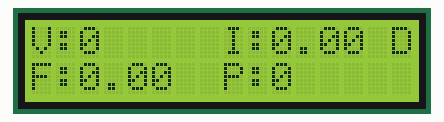
This sketch was run on a simulated ESP8266 (NodeMCU). On the bench: 16×2 character LCD. WiFi joins after 1.5 s; servers stay silent unless stated; uploads are accepted with an empty reply; what the sketch prints to the serial monitor is not drawn.

Above: at 1.1 s.

The sketch:

code_work_backup.ino
```cpp
#include <ESP8266WiFi.h>
#include <ESP8266HTTPClient.h>
#include <ArduinoJson.h>
#include <SimpleTimer.h>
#include <Wire.h>
#include <LiquidCrystal_I2C.h>
#include <ModbusMaster.h>  // Komunikasi RS232/485 (via RTU protocol)
#include <SoftwareSerial.h>  //  ( NODEMCU ESP8266 )

// komunikasi dengan PZEM-004T
SoftwareSerial pzem(D5,D6);  // (TX,RX) NodeMCU
ModbusMaster node;

// http server
HTTPClient http;
const char* ssid = "WIFI_EXT";
const char* password = "terusmeganti";
const char* api_key = "Bearer 3HhTHxVEj3LmFWUNIdewb7oEgNNBskInmOGWsCmQeuv9UmemvuoIZCepgtzy"; // API_KEY

// general
SimpleTimer timer;
LiquidCrystal_I2C lcd(0x27 ,16,2);
int U_PR;
double I_PR;
double PF_PR;
int P_PR;
int res_time = 0;

// array dan object json
StaticJsonDocument<4096> doc;
JsonArray daya_aktif = doc.createNestedArray("daya_aktif");
char jsonData[4096];

void setup() {
  Serial.begin(115200);
  lcd.begin ();
  pzem.begin(9600);
  node.begin(1, pzem);
  WiFi.begin(ssid, password);

  timer.setInterval(1000, saveData);
  timer.setInterval(3000, readData);
  timer.setInterval(15000, uploadData);

  delay(1000);
  lcd.clear();
}

void loop() {
  timer.run();

  lcd.setCursor(0, 0);
  lcd.print("V:" + String(U_PR) +"   ");
  lcd.setCursor(8, 0);
  lcd.print("I:" + String(I_PR) +"   ");

  lcd.setCursor(15, 0);
  if(WiFi.status() == WL_CONNECTED){
    lcd.print("C");
  }else{
    lcd.print("D");
  }

  lcd.setCursor(0, 1);
  lcd.print("F:" + String(PF_PR));
  lcd.setCursor(8, 1);
  lcd.print("P:" + String(P_PR) +" ");
}

void readData(){
  uint8_t result = node.readInputRegisters(0x0000, 10);
  if (result == node.ku8MBSuccess)  {
    U_PR      = (node.getResponseBuffer(0x00)/10.0f);   // V
    I_PR      = (node.getResponseBuffer(0x01)/1000.000f);   //  A
    P_PR      = (node.getResponseBuffer(0x03)/10.0f);   //  W
    PF_PR     = (node.getResponseBuffer(0x08)/100.0f);
  }else{
    U_PR      = 0;
    I_PR      = 0;
    P_PR      = 0;
    PF_PR     = 0;
  }
}

void saveData(){
  daya_aktif.add(P_PR);
}

void uploadData(){
  if(WiFi.status() == WL_CONNECTED){
    doc["tegangan"] = U_PR;
    doc["arus"] = I_PR;
    doc["faktor_daya"] = PF_PR;
    doc["daya"] = P_PR;
    serializeJson(doc, jsonData);

    // proses mulai upload data
    int waktu = millis();
    const char* serverName = "http://restapi-ta.kubusoftware.com/penggunaan";
    http.begin(serverName);
    http.addHeader("Content-Type", "application/json");
    http.addHeader("Authorization", api_key);
    int httpResponseCode = http.POST(jsonData);

    if (httpResponseCode == 201) {
      res_time = millis() - waktu;
      doc.clear();
      JsonArray daya_aktif = doc.createNestedArray("daya_aktif");
    }else{
      res_time = 0;
    }
    http.end();
    // slese upload data

    Serial.println(String(res_time) + " ms");
  }
}
```
